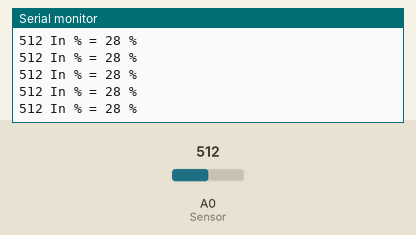
A sketch run on a simulated Arduino Uno, built with avr-gcc and run on an emulated ATmega328P. Parts: the last lines printed to the serial monitor. Inputs (shaded band) come from the test bench; at power-on: A0 (Sensor) = 512.

Above: at 1.2 s.
1.3 s: A0 (Sensor) set to 560
At 2.0 s:
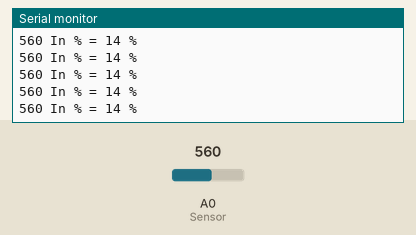
4.3 s: A0 (Sensor) set to 583
At 4.9 s:
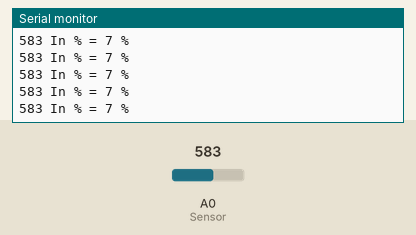
12.2 s: A0 (Sensor) set to 8
At 13.1 s:
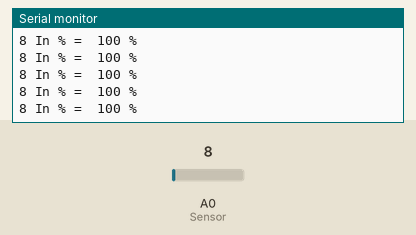
13.7 s: A0 (Sensor) set to 11
At 14.3 s:
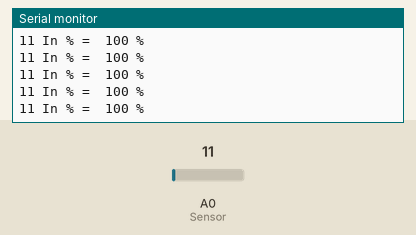
Timing chart, 0 to 16.7 s (numbered marks = the images above; inputs shaded):
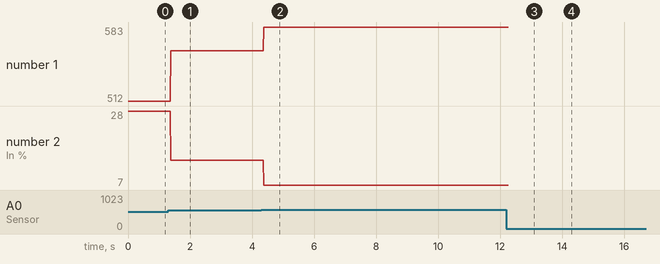

The sketch:

sketch_dec08a.ino
```cpp
const int AirValue = 610;   //you need to replace this value with Value_1
const int WaterValue = 270;  //you need to replace this value with Value_2
int soilMoistureValue = 0;
int soilmoisturepercent=0;
void setup() {
  Serial.begin(9600); // open serial port, set the baud rate to 9600 bps
}
void loop() {
soilMoistureValue = analogRead(A0);  //put Sensor insert into soil
Serial.print(soilMoistureValue);
soilmoisturepercent = map(soilMoistureValue, AirValue, WaterValue, 0, 100);
Serial.print(" In % = ");
if(soilmoisturepercent >= 100)
{
  Serial.println(" 100 %");
}
else if(soilmoisturepercent <=0)
{
  Serial.println(" 0 %");
}
else if(soilmoisturepercent >0 && soilmoisturepercent < 100)
{
  Serial.print(soilmoisturepercent);
  Serial.println(" % ");

}

}
```

Measured:
- after the input at 1.3 s, the serial monitor: prints a new line after 0.09 s (image 1)
- after the input at 4.3 s, the serial monitor: prints a new line after 0.08 s (image 2)
- after the input at 12.2 s, the serial monitor: prints a new line after 0.08 s (image 3)
- after the input at 13.7 s, the serial monitor: prints a new line after 0.07 s (image 4)
- plotted number 1: 512 → 560 after the input at 1.3 s, 560 → 583 after the input at 4.3 s
- plotted number 2: 28 → 14 after the input at 1.3 s, 14 → 7 after the input at 4.3 s
